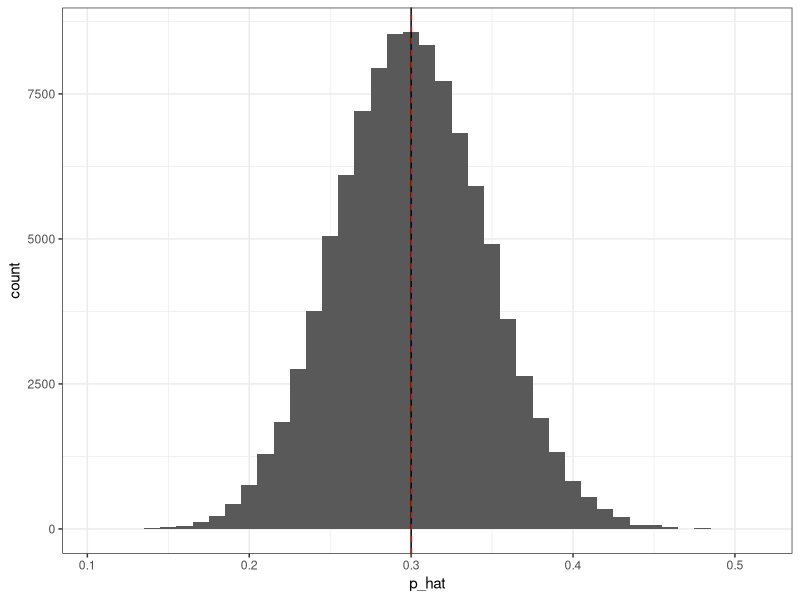
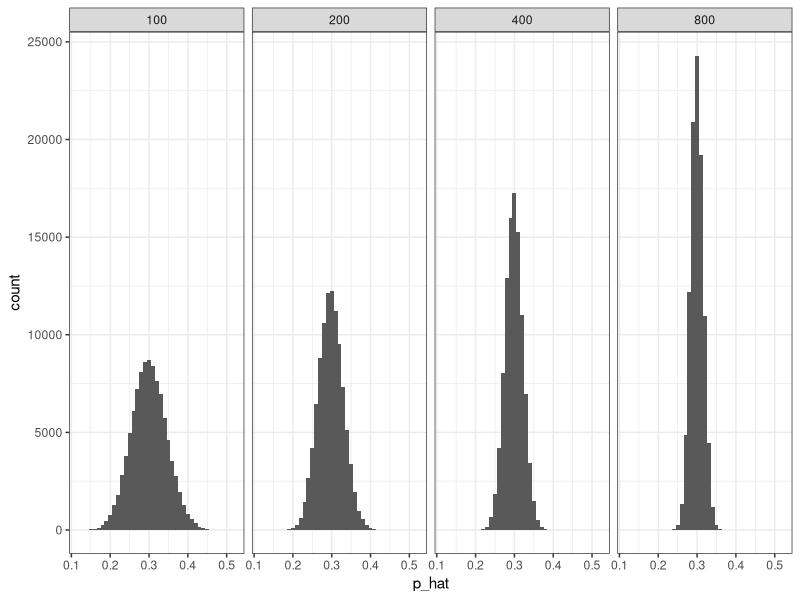
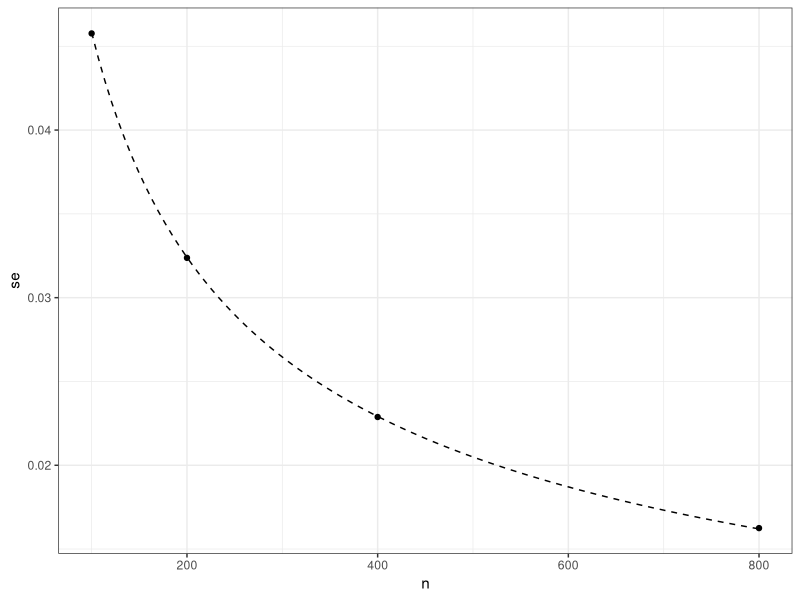
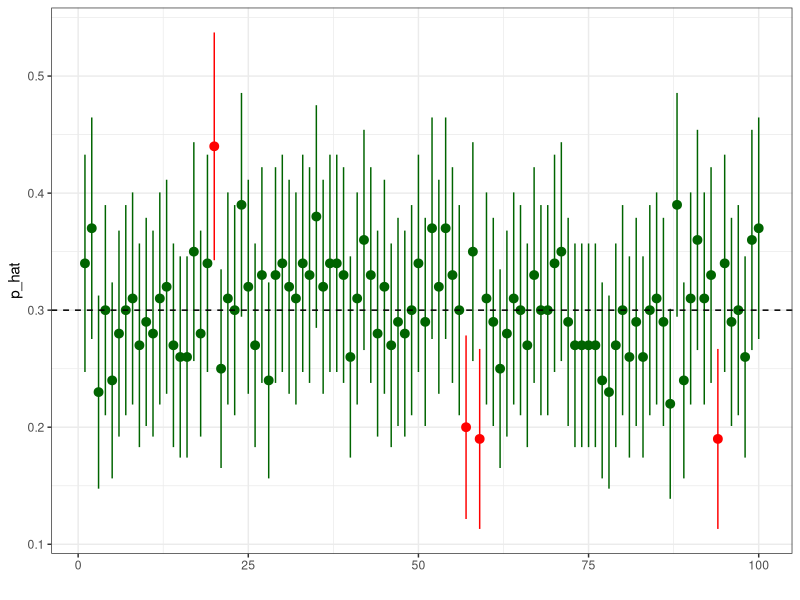
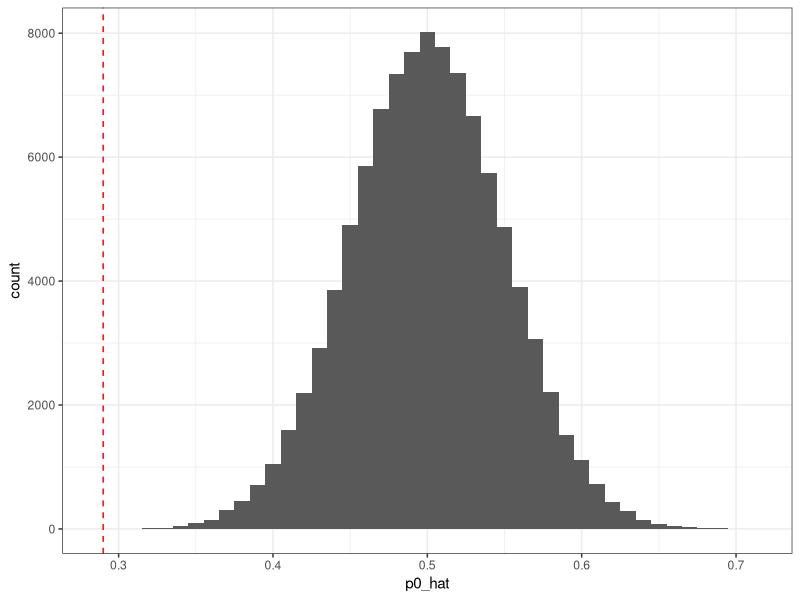
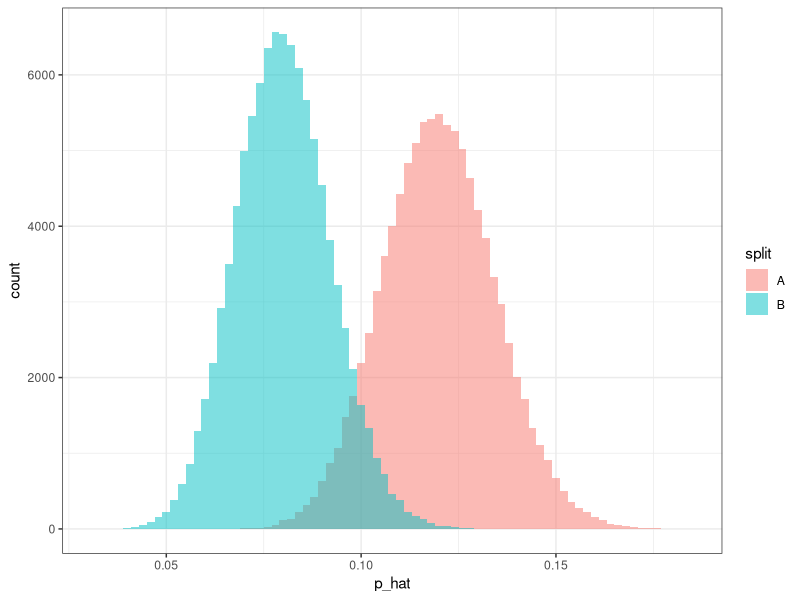
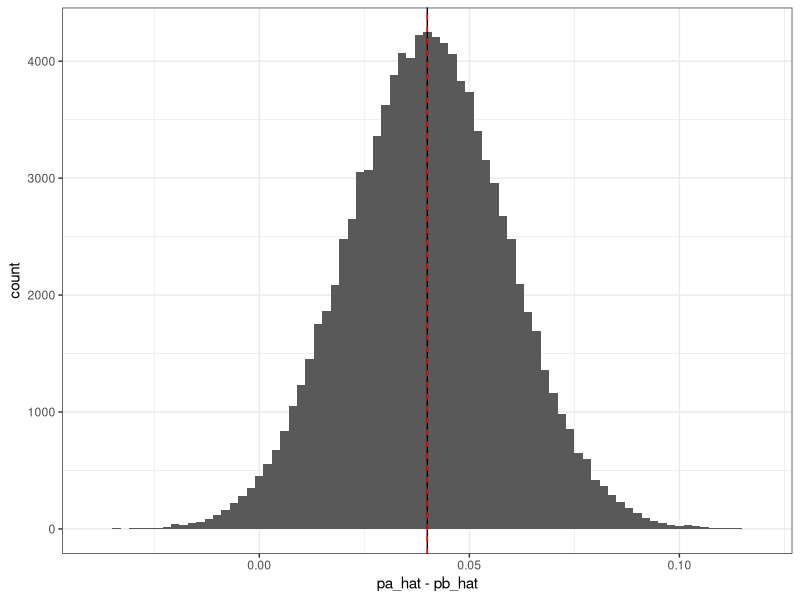
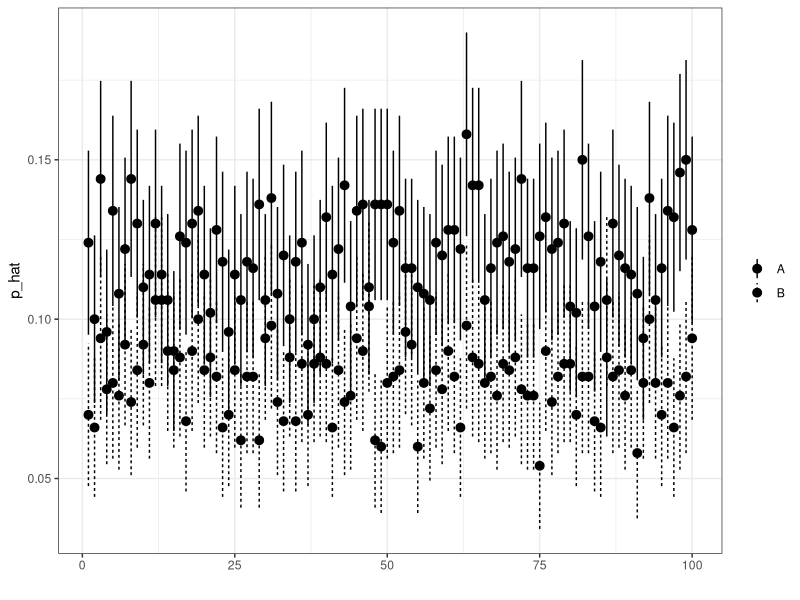

Write the R code that produced these figures, in order.
## ---- chunk 1
library(tidyverse)

theme_set(theme_bw())

set.seed(42)
## ---- chunk 2
estimate_coin_bias <- function(n, p) {
  mean(rbinom(n,1,p))
}

n <- 100
p <- 0.3
p_hat <- replicate(1e5, estimate_coin_bias(n, p))

# plot the sampling distribution
ggplot(data.frame(p_hat), aes(x = p_hat)) +
  geom_histogram(binwidth = 0.01) +
  geom_vline(xintercept=p) +
  geom_vline(xintercept=mean(p_hat), linetype=2, color="red")

# repeat this for different sample sizes
plot_data <- data.frame()
for (n in c(100, 200, 400, 800)) {
  tmp <- data.frame(n=n, p_hat=replicate(1e5, estimate_coin_bias(n, p)))
  plot_data <- rbind(plot_data, tmp)
}

ggplot(plot_data, aes(x = p_hat)) +
  geom_histogram(binwidth = 0.01) +
  facet_wrap(~ n, nrow = 1)

se_data <- plot_data %>%
  group_by(n) %>%
  summarize(se=sd(p_hat))

ggplot(se_data, aes(x = n, y = se)) +
  geom_point() +
  stat_function(fun=function(n) {sqrt(p * (1 - p) / n)}, linetype=2)
## ---- chunk 3
set.seed(42)
n <- 100
p <- 0.3
p_hat <- replicate(1e5, estimate_coin_bias(n, p))

# compute upper and lower confidence intervals
LCL <- p_hat - 1.96*sqrt(p_hat*(1-p_hat)/n)
UCL <- p_hat + 1.96*sqrt(p_hat*(1-p_hat)/n)

# check how often the true proportion is contained in the estimated confidence interval
mean(p >= LCL & p <= UCL)

# plot 100 confidence intervals and the true value
plot_data <- data.frame(p_hat, LCL, UCL)[1:100,]
plot_data <- transform(plot_data, contains_p=(p >= LCL & p <= UCL))
ggplot(data=plot_data, aes(x=1:nrow(plot_data), y=p_hat, color=contains_p)) +
  geom_pointrange(aes(ymin=LCL, ymax=UCL)) +
  geom_hline(yintercept=p, linetype=2) +
  xlab('') +
  scale_color_manual(values=c("red","darkgreen")) +
  theme(legend.position="none")
## ---- chunk 4
# construct a null distribution: what would happen if the coin were fair?
set.seed(42)
n <- 100
p0_hat <- replicate(1e5, estimate_coin_bias(n, p=0.5))

# now conduct one experiment with 100 rolls from a biased coin
p_hat <- estimate_coin_bias(n, p=0.3)

# plot the null distribution and see where the observed estimate lies in it
ggplot(data.frame(p0_hat), aes(x = p0_hat)) +
  geom_histogram(binwidth = 0.01) +
  geom_vline(xintercept=p_hat, linetype=2, color="red")

# compare this to our experiment
# how likely is it that we would see an estimate this extreme if the coin really were fair?
num_as_extreme <- sum(p0_hat <= p_hat)
p_value <- num_as_extreme / length(p0_hat)
p_value
## ---- chunk 5
estimate_coin_bias <- function(n, p) {
  mean(rbinom(n,1,p))
}

pa <- 0.12
pb <- 0.08
n <- 500
pa_hat <- replicate(1e5, estimate_coin_bias(n, pa))
pb_hat <- replicate(1e5, estimate_coin_bias(n, pb))

# wrangle the results into one data frame
plot_data <- bind_rows(data.frame(split='A', trial=1:length(pa_hat), p_hat=pa_hat),
                       data.frame(split='B', trial=1:length(pb_hat), p_hat=pb_hat))

# plot the sampling distributions for each split
ggplot(data=plot_data, aes(x=p_hat, fill=split)) +
  geom_histogram(position="identity", binwidth=0.002, alpha=0.5) +
  scale_alpha(guide=F)

# plot the sampling distribution of the difference
ggplot(data.frame(pa_hat, pb_hat), aes(x = pa_hat - pb_hat)) +
  geom_histogram(binwidth = 0.002) +
  geom_vline(xintercept=pa-pb) +
  geom_vline(xintercept=mean(pa_hat-pb_hat), linetype=2, color="red")  

# note that variances add for independent random variables
variance_of_difference <- var(pa_hat - pb_hat)
sum_of_variances <- var(pa_hat) + var(pb_hat)
## ---- chunk 6
# plot 100 confidence intervals by split
plot_data <- transform(plot_data, 
                       LCL = p_hat - 1.96*sqrt(p_hat*(1-p_hat)/n),
                       UCL = p_hat + 1.96*sqrt(p_hat*(1-p_hat)/n))
plot_data <- subset(plot_data, trial <= 100)
ggplot(data=plot_data, aes(x=trial, y=p_hat, linetype=split, position="dodge")) +
  geom_pointrange(aes(ymin=LCL, ymax=UCL)) +
  xlab('') +
  theme(legend.title=element_blank())
## ---- chunk 7
# construct a null distribution: what would happen if both coins had the same bias (e.g., A and B are the same)?
p0a <- 0.08
p0b <- 0.08
n <- 500
dp0_hat <- replicate(1e5, estimate_coin_bias(n, p0a)) -
           replicate(1e5, estimate_coin_bias(n, p0b))

# run one experiment where there is an underlying difference
pa <- 0.12
pb <- 0.08
dp_hat <- estimate_coin_bias(n, pa) - estimate_coin_bias(n, pb)

# plot the null distribution and see where the observed estimate lies in it
ggplot(data.frame(dp0_hat), aes(x = dp0_hat)) +
  geom_histogram(binwidth = 0.01) +
  geom_vline(xintercept=dp_hat, linetype=2, color="red")

# compare this to our experiment
# how likely is it that we would see an estimate this extreme both coins were identical?
num_as_extreme <- sum(dp0_hat >= dp_hat)
p_value <- num_as_extreme / length(dp0_hat)
p_value
## ---- chunk 8
# use power.prop.test to compute the sample size you need
power.prop.test(p1=0.08, p2=0.12, sig.level=0.05, power=0.80, alternative="one.sided")
## ---- chunk 9
run_experiment <- function(pa, pb, n, alpha) {
  na <- sum(rbinom(n, 1, pa))
  nb <- sum(rbinom(n, 1, pb))
  test <- prop.test(x = c(na, nb), n = c(n, n), alternative="greater", conf.level = alpha)
  test$p.value < alpha
}

compute_power <- function(pa, pb, n, alpha, r = 1000) {
  mean(replicate(r, run_experiment(pa, pb, n, alpha)))
}

pa <- 0.12
pb <- 0.08
alpha <- 0.05

N <- seq(100,1000, by = 100)
pow <- c()
for (n in N) {
  pow <- c(pow, compute_power(pa, pb, n, alpha))
}

ggplot(data.frame(N, pow), aes(x = N, y = pow)) +
  geom_smooth(color = "gray") +
  geom_point()
